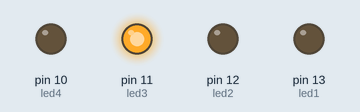
Recording of a sketch running on a simulated Arduino Uno, built with avr-gcc and run on an emulated ATmega328P. Shown: output pins drawn as LEDs (lit = HIGH). Random numbers use the default seed unless the sketch sets one.

Above: at 0.1 s.
At 7.6 s:
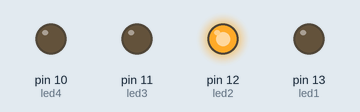
At 16.1 s:
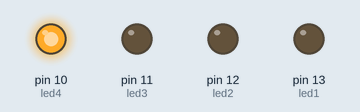
At 22.6 s:
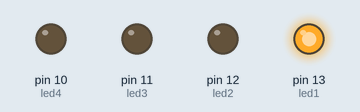
At 36.1 s:
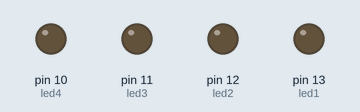
Timing chart, 0 to 40.0 s (numbered marks = the images above):
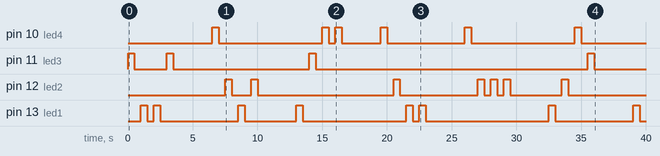

The sketch:

led_clignotantes_test.ino
```cpp
const int led1 = 13;
const int led2 = 12;
const int led3 = 11;
const int led4 = 10;

int s1 = random(1, 5);
int s2 = random(1, 5);
int s3 = random(1, 5);
int s4 = random(1, 5);

void setup() {

  pinMode(led1, OUTPUT);
  pinMode(led2, OUTPUT);
  pinMode(led3, OUTPUT);
  pinMode(led4, OUTPUT);


}


 void loop(){

    s1 = random(1, 5);
    s2 = random(1, 5);
    s3 = random(1, 5);
    s4 = random(1, 5);

   //reset settings s1, s2, s3, s4

   seq1();

 }
  void seq1() {

    if (s1 == 1) {

      digitalWrite(led1, HIGH);
      delay(500);
      digitalWrite(led1, LOW);
      delay(500);
      seq2();
    }

    else if (s1 == 2) {

      digitalWrite(led2, HIGH);
      delay(500);
      digitalWrite(led2, LOW);
      delay(500);
      seq2();
    }

    else if (s1 == 3) {

      digitalWrite(led3, HIGH);
      delay(500);
      digitalWrite(led3, LOW);
      delay(500);
      seq2();
    }

      else if (s1 == 4) {

      digitalWrite(led4, HIGH);
      delay(500);
      digitalWrite(led4, LOW);
      delay(500);
      seq2();
    }
  }
  void seq2() {

    if (s2 == 1) {

      digitalWrite(led1, HIGH);
      delay(500);
      digitalWrite(led1, LOW);
      delay(500);
      seq3();
    }

    else if (s2 == 2) {

      digitalWrite(led2, HIGH);
      delay(500);
      digitalWrite(led2, LOW);
      delay(500);
      seq3();
    }

    else if (s2 == 3) {

      digitalWrite(led3, HIGH);
      delay(500);
      digitalWrite(led3, LOW);
      delay(500);
      seq3();
    }

    else if (s2 == 4) {

      digitalWrite(led4, HIGH);
      delay(500);
      digitalWrite(led4, LOW);
      delay(500);
      seq3();
    }
  }

  void seq3() {

    if (s3 == 1) {

      digitalWrite(led1, HIGH);
      delay(500);
      digitalWrite(led1, LOW);
      delay(500);
      seq4();
    }

    else if (s3 == 2) {

      digitalWrite(led2, HIGH);
      delay(500);
      digitalWrite(led2, LOW);
      delay(500);
      seq4();
    }

    else if (s3 == 3) {

      digitalWrite(led3, HIGH);
      delay(500);
      digitalWrite(led3, LOW);
      delay(500);
      seq4();
    }

    else if (s3 == 4) {

      digitalWrite(led4, HIGH);
      delay(500);
      digitalWrite(led4, LOW);
      delay(500);
      seq4();
    }
  }

  void seq4() {

    if (s4 == 1) {

      digitalWrite(led1, HIGH);
      delay(500);
      digitalWrite(led1, LOW);
      delay(3000);
      loop();
    }

    else if (s4 == 2) {

      digitalWrite(led2, HIGH);
      delay(500);
      digitalWrite(led2, LOW);
      delay(3000);
      loop();
    }

    else if (s4 == 3) {

      digitalWrite(led3, HIGH);
      delay(500);
      digitalWrite(led3, LOW);
      delay(3000);
      loop();
    }

    else if (s4 == 4) {

      digitalWrite(led4, HIGH);
      delay(500);
      digitalWrite(led4, LOW);
      delay(3000);
      loop();
    }
  }
```

Measured:
- by itself, pin 10 (led4): LOW → HIGH at 6.5 s, → LOW 0.50 s later, → HIGH 8.0 s later, → LOW 0.50 s later, … (12 changes in this stretch)
- by itself, pin 11 (led3): LOW → HIGH at 0.00 s, → LOW 0.50 s later, → HIGH 2.5 s later, → LOW 0.50 s later, … (8 changes in this stretch)
- by itself, pin 12 (led2): LOW → HIGH at 7.5 s, → LOW 0.50 s later, → HIGH 1.5 s later, → LOW 0.50 s later, … (14 changes in this stretch)
- by itself, pin 13 (led1): LOW → HIGH at 1.0 s, → LOW 0.50 s later, → HIGH 0.50 s later, → LOW 0.50 s later, … (16 changes in this stretch)
